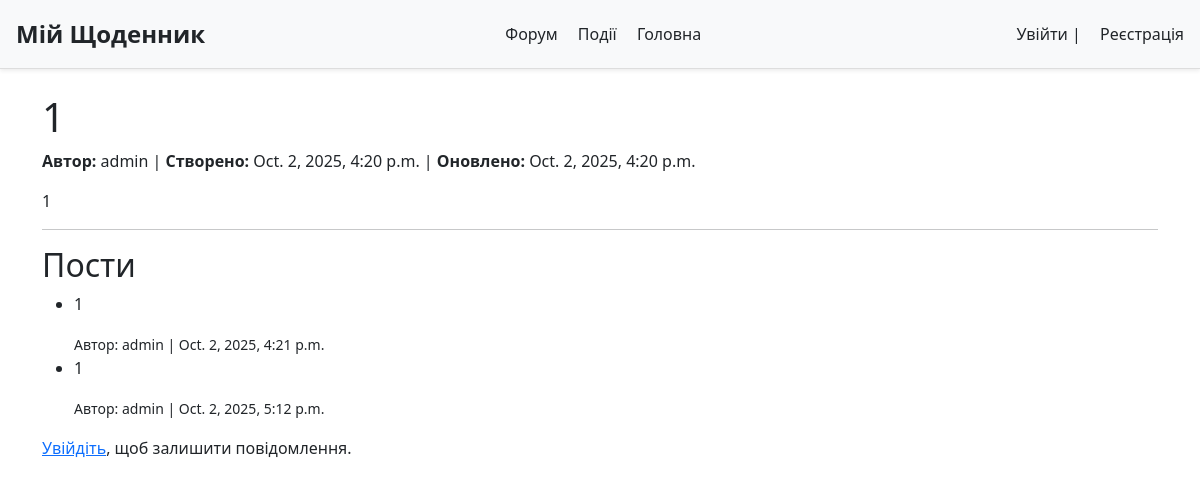
The app's page /forum/2/, older data.
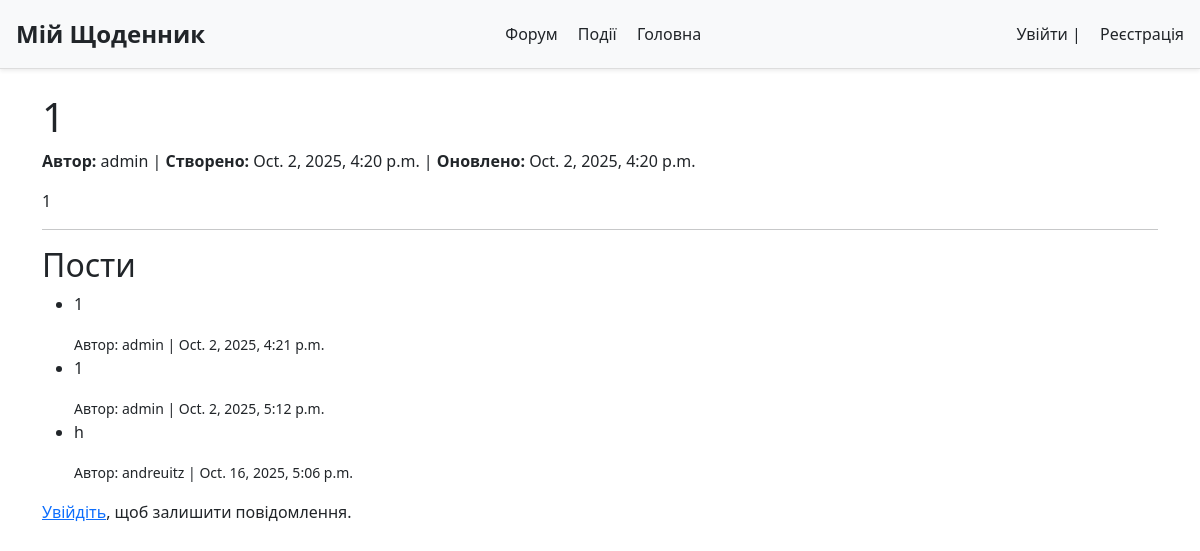
The same page, newer data.
### forum/models.py (models this page shows, shortened)
class ForumPost(models.Model):
    thread =  models.ForeignKey(
        ForumThread,
        on_delete=models.CASCADE,
        related_name="posts"
    )
    text = models.TextField()
    author = models.ForeignKey(
        settings.AUTH_USER_MODEL,
        on_delete=models.CASCADE,
        related_name="posts"
    )
    created_at = models.DateTimeField(auto_now_add=True)

### forum/views.py (the view, shortened to what this page needs)
# urls.py: path("<int:pk>/", views.ThreadDetailView.as_view(), name="thread_detail"),
class ThreadDetailView(DetailView):
    model = ForumThread
    template_name = "forum/thread_detail.html"
    context_object_name = "thread"
    def get_context_data(self, **kwargs):
        context = super().get_context_data(**kwargs)
        context["posts"] = self.object.posts.all().order_by("created_at")
        context["form"] = ForumPostForm()
        return context

### forum/templates/forum/thread_detail.html (shortened to what this page needs)
{% extends "electronic_diary/home.html" %}
{% block content %}
<h1>{{ thread.title }}</h1>
<p><b>Автор:</b> {{ thread.author.username }} |
   <b>Створено:</b> {{ thread.created_at }} |
   <b>Оновлено:</b> {{ thread.updated_at }}</p>
<div class="thread-description">
    <p>{{ thread.description }}</p>
</div>
<hr>
<h2>Пости</h2>
<ul>
    {% for post in posts %}
        <li>
            <p>{{ post.text }}</p>
            <small>Автор: {{ post.author.username }} | {{ post.created_at }}</small>
        </li>
    {% empty %}
        <li>Поки що немає постів у цій темі.</li>
    {% endfor %}
</ul>
{% if user.is_authenticated %}
    <h3>Додати відповідь</h3>
    <form method="post">
        {% csrf_token %}
        {{ form.as_p }}
        <button type="submit" class="btn">Надіслати</button>
    </form>
    <a href="/">Повернутись</a>
{% else %}
    <p><a href="{% url 'accounts:login' %}">Увійдіть</a>, щоб залишити повідомлення.</p>
{% endif %}
{% endblock %}

Row changes from the older to the newer data that the page shows:
added ForumPost: text "h", author.username "andreuitz", created_at "Oct. 16, 2025, 5:06 p.m."
